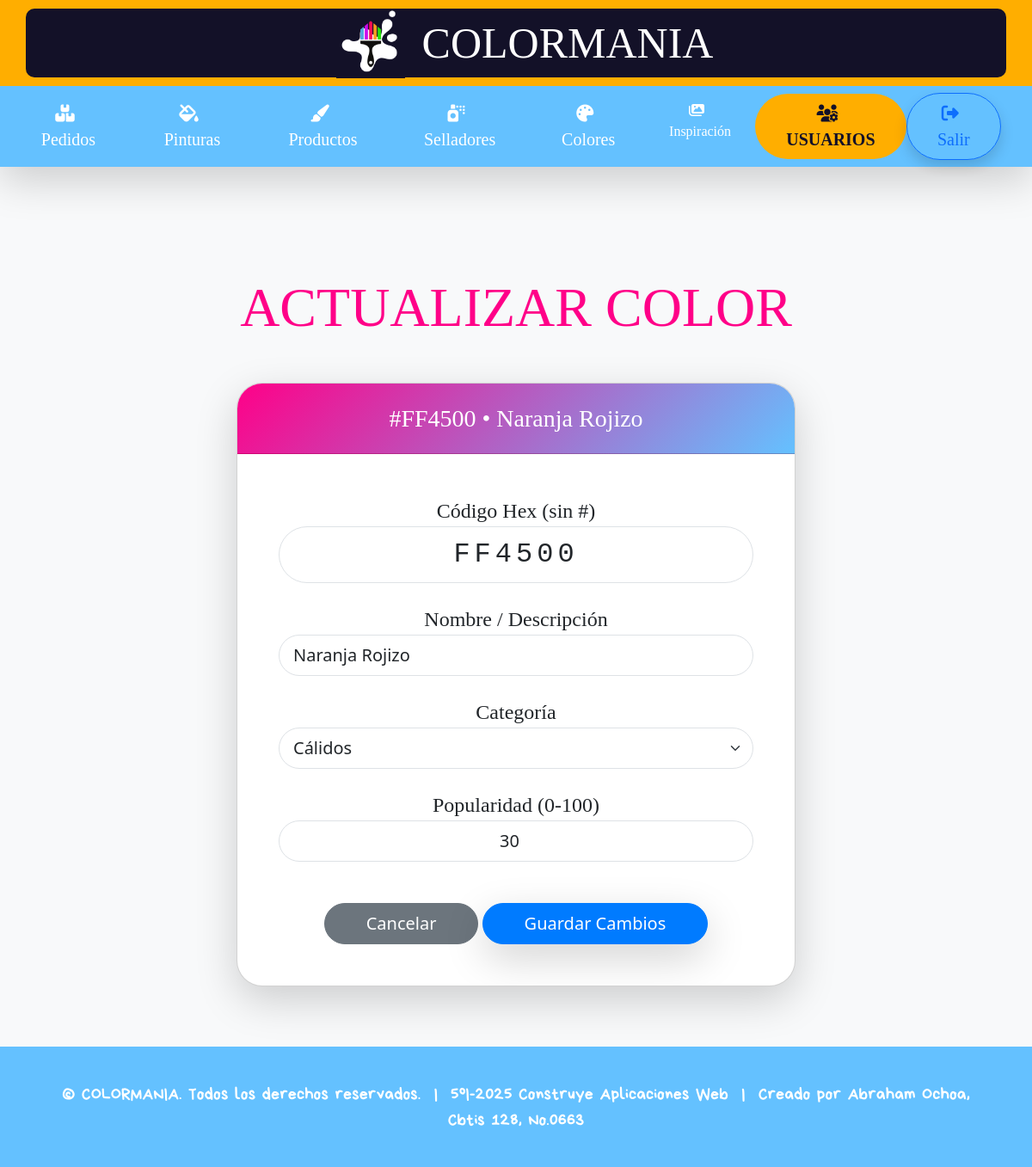
Page /admin-colores/1/actualizar/ on the committed database.
### colormania/models.py (models this page shows, shortened)
class Color(models.Model):
    codigo = models.CharField(max_length=50)
    descripcion = models.CharField(max_length=250)
    tipo = models.CharField(max_length=30, choices=[
        ('CALIDOS', 'Calidos'),
        ('FRIOS', 'Frios'),
        ('GRISES', 'Grises'),
        ('PASTELES', 'Pasteles'),
        ('VIVOS', 'Vivos'),
    ])
    popularidad = models.IntegerField()
    class Meta:
        verbose_name = "Color"
        verbose_name_plural = "Colores"

### colormania/views.py (the view, shortened to what this page needs)
# urls.py: path('admin-colores/<int:pk>/actualizar/', views.actualizar_color, name='actualizar_color'),
def actualizar_color(request, pk):
    color = get_object_or_404(Color, pk=pk)
    return render(request, 'colormania/admin/acciones/actualizar_color.html', {'c': color})

### colormania/templates/colormania/admin/acciones/actualizar_color.html (shortened to what this page needs)
{% extends "colormania/admin/base_admin.html" %}
{% load static %}
{% block content %}
<div class="container mt-5 pt-5 text-center">
    <h1 class="bobby display-3" style="color: #ff0088;">
        ACTUALIZAR COLOR
    </h1>
    <div class="card shadow-lg mx-auto mt-5" style="max-width: 650px; border-radius: 30px; overflow: hidden;">
        <div class="card-header text-white py-4" style="background: linear-gradient(135deg, #ff0088, #64c1ff);">
            <h3 class="bobby mb-0">#{{ c.codigo }} • {{ c.descripcion }}</h3>
        </div>
        <div class="card-body p-5">
            <form method="post">
                <div class="mb-4">
                    <label class="bobby fs-4 text-dark">Código Hex (sin #)</label>
                    <input type="text" name="codigo" value="{{ c.codigo }}" maxlength="6"
                           class="form-control form-control-lg rounded-pill text-center" required
                           style="font-family: 'Courier New', monospace; font-size: 2rem; letter-spacing: 5px;">
                </div>
                <div class="mb-4">
                    <label class="bobby fs-4 text-dark">Nombre / Descripción</label>
                    <input type="text" name="descripcion" value="{{ c.descripcion }}"
                           class="form-control form-control-lg rounded-pill" required>
                </div>
                <div class="mb-4">
                    <label class="bobby fs-4 text-dark">Categoría</label>
                    <select name="tipo" class="form-select form-select-lg rounded-pill" required>
                        <option value="CALIDOS" {% if c.tipo == "CALIDOS" %}selected{% endif %}>Cálidos</option>
                    </select>
                </div>
                <div class="mb-5">
                    <label class="bobby fs-4 text-dark">Popularidad (0-100)</label>
                    <input type="number" name="popularidad" value="{{ c.popularidad }}" min="0" max="100"
                           class="form-control form-control-lg rounded-pill text-center">
                </div>
                <div class="mt-4">
                    <a href="{% url 'admin_colores' %}" class="btn btn-secondary btn-lg rounded-pill px-5">
                        Cancelar
                    </a>
                    <button type="submit" class="btn btn-primary btn-lg rounded-pill px-5 shadow-lg">
                        Guardar Cambios
                    </button>
                </div>
            </form>
        </div>
    </div>
</div>
{% endblock %}

### rows in the picture
Color: codigo "FF4500", descripcion "Naranja Rojizo", tipo "Cálidos", popularidad "30"
